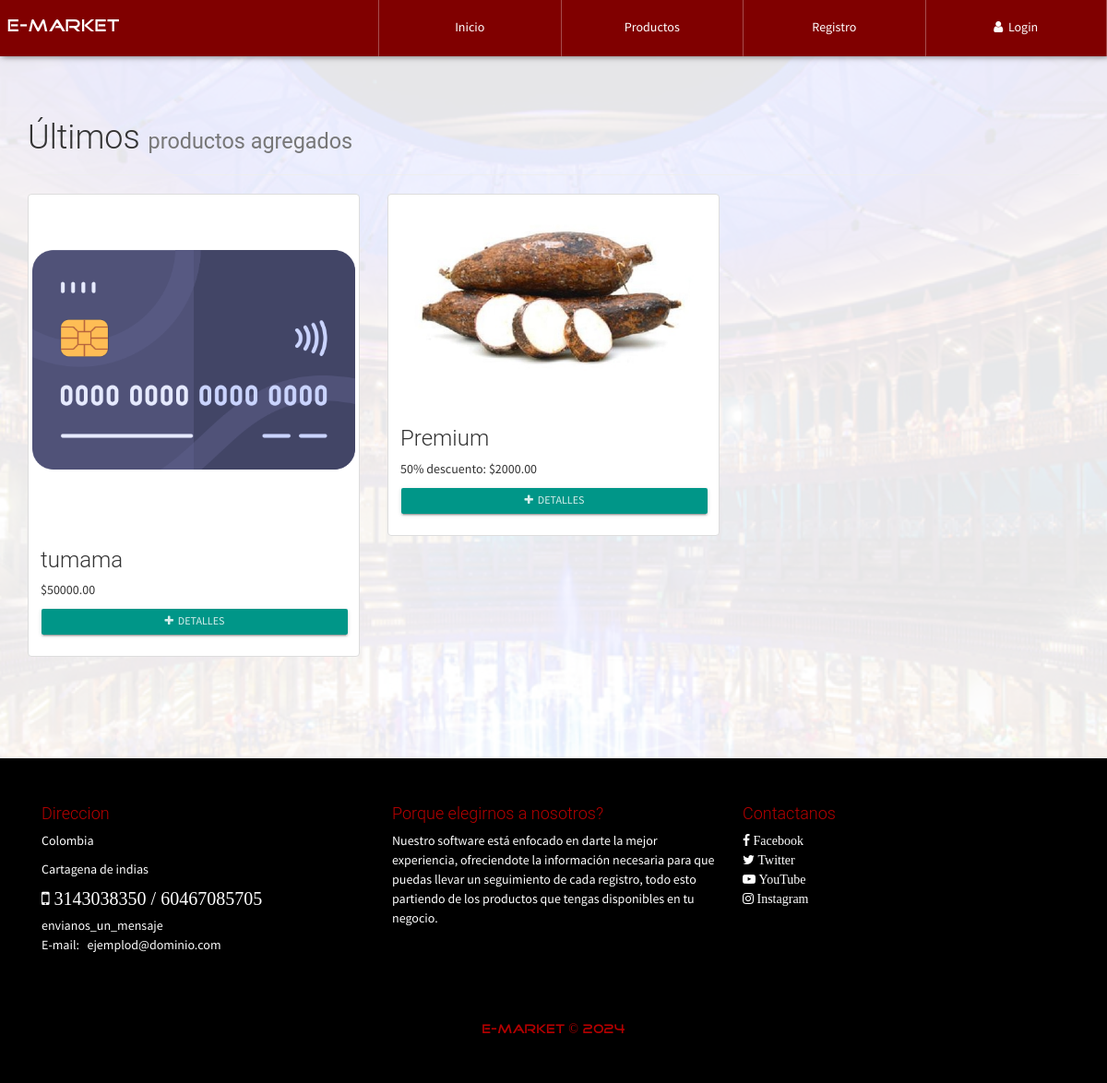
The page / on the database its author committed.
### tables this page shows
CREATE TABLE `producto` (
  `id` int(20) NOT NULL,
  `CodigoProd` varchar(30) NOT NULL,
  `NombreProd` varchar(30) NOT NULL,
  `CodigoCat` varchar(30) NOT NULL,
  `Precio` decimal(30,2) NOT NULL,
  `Descuento` int(2) NOT NULL,
  `Modelo` varchar(30) NOT NULL,
  `Marca` varchar(30) NOT NULL,
  `Stock` int(20) NOT NULL,
  `NITProveedor` varchar(30) NOT NULL,
  `Imagen` varchar(150) NOT NULL,
  `Nombre` varchar(30) NOT NULL,
  `Estado` varchar(15) NOT NULL
);

### Consultas/ConsultasSql.php (called while the page is built, shortened)
<?php
class ejecutar {
    public static function conectar(){
        if(!$con=  mysqli_connect(SERVER,USER,PASS,BD)){
            echo "Error en el servidor, verifique sus datos";
        }
        mysqli_set_charset($con, "utf8");
        return $con;
    }
    public static function consultar($query) {
        if (!$consul = mysqli_query(ejecutar::conectar(), $query)) {
            echo 'Error en la consulta SQL ejecutada';
        }
        return $consul;
    }
}

### index.php (the view, shortened to what this page needs)
<!DOCTYPE html>
<html lang="es">
<head>
</head>
<body id="container-page-index">
    <?php include 'C:\xampp\htdocs\pda\include\navbar.php'; ?>
    <section id="new-prod-index">
         <div class="container">
            <div class="page-header">
                <h1>Últimos <small>productos agregados</small></h1>
            </div>
            <div class="row">
              	<?php
                  include 'Consultas/ConsultasSql.php';
                  $consulta= ejecutar::consultar("SELECT * FROM producto WHERE Stock > 0 AND Estado='Activo' ORDER BY id DESC LIMIT 7");
                  $totalproductos = mysqli_num_rows($consulta);
                  if($totalproductos>0){
                      while($fila=mysqli_fetch_array($consulta, MYSQLI_ASSOC)){
                ?>
                <div class="col-xs-12 col-sm-6 col-md-4">
                     <div class="thumbnail">
                       <img class="img-producto" src="imagenes/img-products/<?php if($fila['Imagen']!="" && is_file("./imagenes/img-products/".$fila['Imagen'])){ echo $fila['Imagen']; }else{ echo "default.png"; } ?>">
                       <div class="caption">
                       		<h3><?php echo $fila['Marca']; ?></h3>
                            <?php if($fila['Descuento']>0): ?>
                             <p>
                             <?php
                             $pref=number_format($fila['Precio']-($fila['Precio']*($fila['Descuento']/100)), 2, '.', '');
                             echo $fila['Descuento']."% descuento: $".$pref;
                             ?>
                             </p>
                             <?php else: ?>
                              <p>$<?php echo $fila['Precio']; ?></p>
                             <?php endif; ?>
                        <p class="text-center">
                            <a href="InfoProd.php?CodigoProd=<?php echo $fila['CodigoProd']; ?>" class="btn btn-primary btn-sm btn-raised btn-block"><i class="fa fa-plus"></i>&nbsp; Detalles</a>
                        </p>
                       </div>
                     </div>
                </div>
                <?php
                     }
                  }else{
                      echo '<h2>No hay productos registrados en la tienda</h2>';
                  }
              	?>
            </div>
         </div>
    </section>
</body>
</html>

### css/style.css (style rules this page uses)
body { font-family: "FontFamilySPro"; line-height: 1.5; font-size: 1.4em; width: 100%; height: 100%; margin: 0px; padding: 0px; background-position: center center; background-repeat: no-repeat; background-attachment: fixed; background-size: cover; background-color: #ffffff; }
section { width: 100%; margin: 0px; padding: 90px 0px; }
footer { width: 100%; color: #fff; background-color: #000000; padding: 40px 0px; }
.text-footer { color: #b40000; }
footer a { color: #fff; }
.tittles-pages-logo { font-family: "FontFamilyLogo"; }
#container-page-index { background-image: url("../imagenes/img/font.JPG"); }
#new-prod-index { background-color: rgba(255, 255, 255, 0.9); }

### rows shown on the page
producto: Imagen (picture), Marca "tumama", Precio "50000.00"
producto: Imagen (picture), Marca "Premium", Descuento "50", pref "2000.00"
